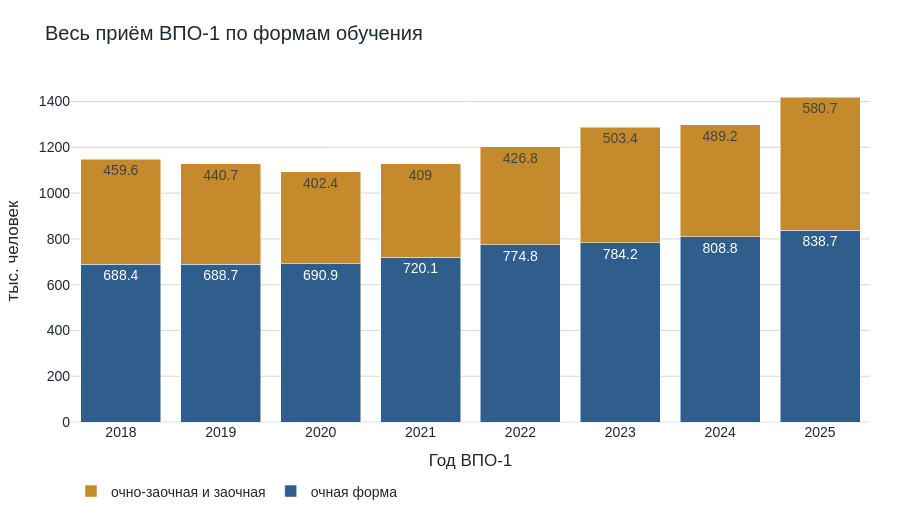

The notebook cell saved with this chart:
### Code cell
forms = (
    vpo[["year", "vpo_admitted_total"]]
    .rename(columns={"vpo_admitted_total": "total"})
    .merge(
        vpo_fulltime[["year", "vpo_admitted_total"]].rename(
            columns={"vpo_admitted_total": "fulltime"}
        ),
        on="year",
    )
)
forms = forms[forms["fulltime"] > 0].copy()
forms["non_fulltime"] = forms["total"] - forms["fulltime"]

fig = go.Figure()
fig.add_bar(
    x=forms["year"],
    y=forms["fulltime"] / 1000,
    name="очная форма",
    marker_color=COLORS["blue"],
    text=(forms["fulltime"] / 1000).round(1),
    textposition="inside",
)
fig.add_bar(
    x=forms["year"],
    y=forms["non_fulltime"] / 1000,
    name="очно-заочная и заочная",
    marker_color=COLORS["gold"],
    text=(forms["non_fulltime"] / 1000).round(1),
    textposition="inside",
)
fig.update_layout(barmode="stack")
finish(fig, "Весь приём ВПО-1 по формам обучения", "Год ВПО-1", "тыс. человек")

### Figure 1 — Plotly figure (JSON) as saved in the notebook; plotly's stock layout.template omitted (floating-point values rounded to 4 significant figures)
{"data": [{"marker": {"color": "#2f5d8c"}, "name": "очная форма", "text": [688.4, 688.7, 690.9, 720.1, 774.8, 784.2, 808.8, 838.7], "textposition": "inside", "type": "bar", "x": [2018, 2019, 2020, 2021, 2022, 2023, 2024, 2025], "y": [688.4, 688.7, 690.9, 720.1, 774.8, 784.2, 808.8, 838.7]}, {"marker": {"color": "#c48a2c"}, "name": "очно-заочная и заочная", "text": [459.6, 440.7, 402.4, 409.0, 426.8, 503.4, 489.2, 580.7], "textposition": "inside", "type": "bar", "x": [2018, 2019, 2020, 2021, 2022, 2023, 2024, 2025], "y": [459.6, 440.7, 402.4, 409.0, 426.8, 503.4, 489.2, 580.7]}], "layout": {"barmode": "stack", "font": {"color": "#1f2933", "family": "Arial", "size": 14}, "height": 520, "legend": {"orientation": "h", "x": 0, "xanchor": "left", "y": -0.25, "yanchor": "bottom"}, "margin": {"b": 90, "l": 60, "r": 30, "t": 80}, "title": {"text": "Весь приём ВПО-1 по формам обучения"}, "xaxis": {"showgrid": false, "title": {"text": "Год ВПО-1"}}, "yaxis": {"gridcolor": "#ddd6cc", "title": {"text": "тыс. человек"}}}}
